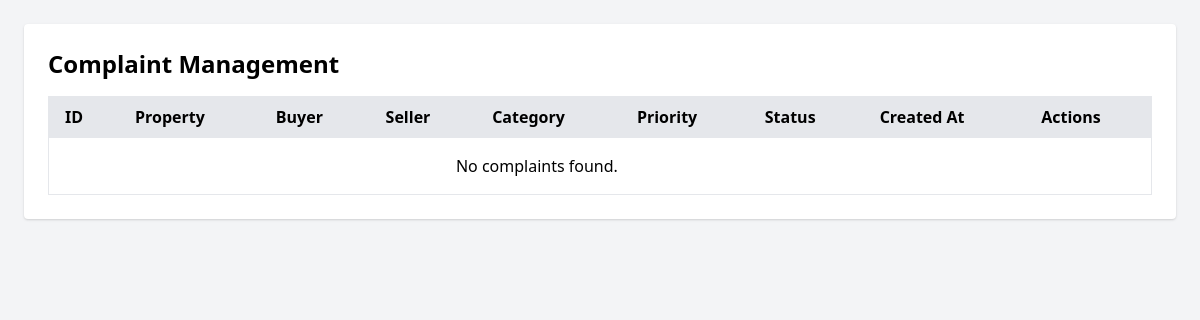
/admin_complaints/, run on an earlier commit of the app's database.
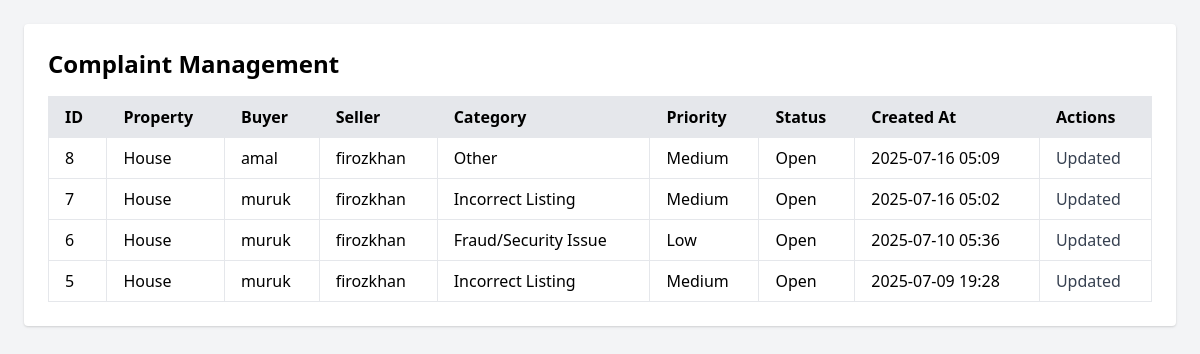
And on a later commit of the database.
### buyer/models.py (models this page shows, shortened)
class Complaint(models.Model):
    CATEGORY_CHOICES = [
        ('listing_issue', 'Incorrect Listing'),
        ('seller_behavior', 'Seller Behavior'),
        ('fraud', 'Fraud/Security Issue'),
        ('other', 'Other'),
    ]
    PRIORITY_CHOICES = [
        ('low', 'Low'),
        ('medium', 'Medium'),
        ('high', 'High'),
    ]
    STATUS_CHOICES = [
        ('open', 'Open'),
        ('in_progress', 'In Progress'),
        ('resolved', 'Resolved'),
    ]
    property = models.ForeignKey(Property, on_delete=models.CASCADE, related_name='complaints')
    buyer = models.ForeignKey(Buyer, on_delete=models.CASCADE)
    category = models.CharField(max_length=50, choices=CATEGORY_CHOICES)
    priority = models.CharField(max_length=10, choices=PRIORITY_CHOICES)
    status = models.CharField(max_length=20, choices=STATUS_CHOICES, default='open')
    description = models.TextField()
    created_at = models.DateTimeField(auto_now_add=True)

class Buyer(models.Model):
    name = models.CharField(max_length=100)
    email = models.EmailField(unique=True)
    phone = models.CharField(max_length=15)
    address = models.TextField()
    gender = models.CharField(max_length=1, choices=GENDER_CHOICES)
    profile_pic = models.ImageField(upload_to='profile_pics/', null=True, blank=True)
    password = models.CharField(max_length=128)
    is_active = models.BooleanField(default=True)
    is_staff = models.BooleanField(default=False)
    objects = BuyerManager()

### app/models.py (models this page shows, shortened)
class Property(models.Model):
    PROPERTY_TYPES = [
        ('House', 'House'),
        ('Apartment', 'Apartment'),
        ('Commercial', 'Commercial'),
        ('Land', 'Land'),
    ]
    STATUS_CHOICES = [
        ('Available', 'Available'),
        ('Sold', 'Sold'),
        ('Rented', 'Rented'),
    ]
    property_type = models.CharField(max_length=50, choices=PROPERTY_TYPES)
    address = models.TextField()
    location = models.CharField(max_length=100)
    latitude = models.FloatField(null=True, blank=True)
    longitude = models.FloatField(null=True, blank=True)
    area_sqft = models.FloatField(null=True, blank=True)
    bedrooms = models.PositiveIntegerField(null=True, blank=True)
    bathrooms = models.PositiveIntegerField(null=True, blank=True)
    features = models.CharField(max_length=200, blank=True)
    description = models.TextField(blank=True)
    main_image = models.ImageField(upload_to='property_photos/', null=True, blank=True)
    image_1 = models.ImageField(upload_to='property_photos/', null=True, blank=True)
    image_2 = models.ImageField(upload_to='property_photos/', null=True, blank=True)
    image_3 = models.ImageField(upload_to='property_photos/', null=True, blank=True)
    price = models.DecimalField(max_digits=12, decimal_places=2)
    status = models.CharField(max_length=20, choices=STATUS_CHOICES, default='Available')
    seller = models.ForeignKey(CustomUser, on_delete=models.CASCADE)
    is_approved = models.BooleanField(default=False)
    approved_at = models.DateTimeField(null=True, blank=True)
    posted_at = models.DateTimeField(auto_now_add=True)
    slug = models.SlugField(unique=True, blank=True)

class CustomUser(AbstractBaseUser, PermissionsMixin):
    username = models.CharField(max_length=150, unique=True)
    email = models.EmailField(unique=True)
    phone = models.CharField(max_length=15)
    address = models.TextField()
    gender = models.CharField(max_length=10)
    profile_pic = models.ImageField(upload_to='profile_pics/', blank=True, null=True)
    proof_of_identity = models.FileField(upload_to='identity_proofs/', null=True, blank=True)
    is_blocked = models.BooleanField(default=False)
    is_approved = models.BooleanField(default=False)
    is_active = models.BooleanField(default=True)
    is_staff = models.BooleanField(default=False)
    USERNAME_FIELD = 'username'
    REQUIRED_FIELDS = ['email']
    objects = CustomUserManager()

### app/views.py (the view)
# urls.py: path('admin_complaints/', views.complaints_admin_view, name='admin_complaints'),
def complaints_admin_view(request):
    complaints = Complaint.objects.select_related('property', 'buyer').order_by('-created_at')
    context = {
        'complaints': complaints
    }
    return render(request, 'admin_complaints_list.html', context)

### app/templates/admin_complaints_list.html (shortened to what this page needs)
{% load static %}
<!DOCTYPE html>
<html>
<head>
    <link href="https://cdn.jsdelivr.net/npm/tailwindcss@2.2.19/dist/tailwind.min.css" rel="stylesheet">
</head>
<body class="bg-gray-100 p-6">
    <div class="max-w-7xl mx-auto bg-white shadow rounded p-6">
        <h2 class="text-2xl font-semibold mb-4">Complaint Management</h2>
        <table class="min-w-full bg-white border">
            <thead>
                <tr class="bg-gray-200 text-left">
                    <th class="py-2 px-4 border">ID</th>
                    <th class="py-2 px-4 border">Property</th>
                    <th class="py-2 px-4 border">Buyer</th>
                    <th class="py-2 px-4 border">Seller</th>
                    <th class="py-2 px-4 border">Category</th>
                    <th class="py-2 px-4 border">Priority</th>
                    <th class="py-2 px-4 border">Status</th>
                    <th class="py-2 px-4 border">Created At</th>
                    <th class="py-2 px-4 border">Actions</th>
                </tr>
            </thead>
            <tbody>
                {% for complaint in complaints %}
                <tr class="border-t">
                    <td class="py-2 px-4 border">{{ complaint.id }}</td>
                    <td class="py-2 px-4 border">{{ complaint.property.property_type }}</td>
                    <td class="py-2 px-4 border">{{ complaint.buyer.name }}</td>
                    <td class="py-2 px-4 border">{{ complaint.property.seller.username }}</td>
                    <td class="py-2 px-4 border">{{ complaint.get_category_display }}</td>
                    <td class="py-2 px-4 border">{{ complaint.get_priority_display }}</td>
                    <td class="py-2 px-4 border">{{ complaint.get_status_display }}</td>
                    <td class="py-2 px-4 border">{{ complaint.created_at|date:"Y-m-d H:i" }}</td>
                    <td class="py-2 px-4 border">
    <span class="text-gray-700">Updated</span>
</td>
                </tr>
                {% empty %}
                <tr>
                    <td colspan="8" class="text-center py-4">No complaints found.</td>
                </tr>
                {% endfor %}
            </tbody>
        </table>
    </div>
</body>
</html>

What changed in the data, as far as the page shows it:
added Complaint: id "8", property.property_type "House", buyer.name "amal", property.seller.username "firozkhan", category "Other", priority "Medium", status "Open", created_at "2025-07-16 05:09"
added Complaint: id "7", property.property_type "House", buyer.name "muruk", property.seller.username "firozkhan", category "Incorrect Listing", priority "Medium", status "Open", created_at "2025-07-16 05:02"
added Complaint: id "6", property.property_type "House", buyer.name "muruk", property.seller.username "firozkhan", category "Fraud/Security Issue", priority "Low", status "Open", created_at "2025-07-10 05:36"
added Complaint: id "5", property.property_type "House", buyer.name "muruk", property.seller.username "firozkhan", category "Incorrect Listing", priority "Medium", status "Open", created_at "2025-07-09 19:28"
Also different on the page:
text no longer shown: "No complaints found."
